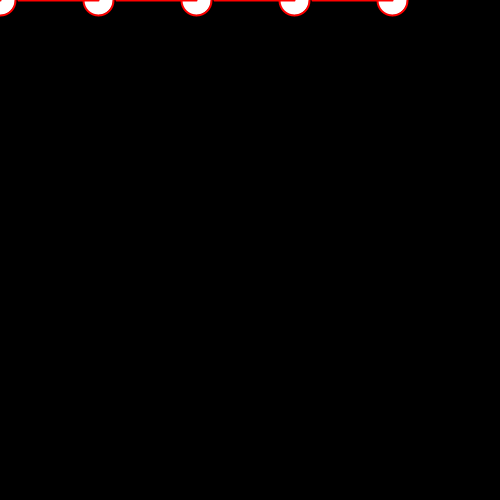
Frame 1 (no input)
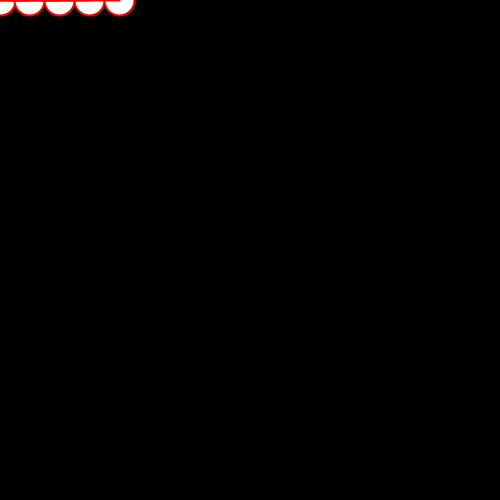
Frame 60 (the mouse pressed at the canvas centre just before this capture)
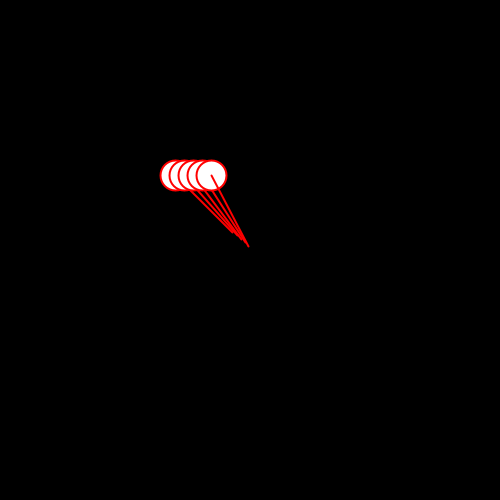
Frame 120 (the mouse held since frame 60 and released just before this capture)

The Processing sketch that drew these frames (run headless with seeded random() and noise(); from frame 60 on, the mouse is pressed at the canvas centre):

// Processing sketch: game4_G
// ── game4_G.pde
int canvasSize_x, canvasSize_y;
float halfWidth;//画面の横幅の半分
float halfHeight;//画面の縦幅の半分
final float PI = acos(-1);

void settings()
{
    canvasSize_x = 500;
    canvasSize_y = 500;
    size(canvasSize_x, canvasSize_y);

    halfWidth = width / 2;
    halfHeight = height / 2;
}

final int ballNum = 5;
PVector[] ballPos = new PVector[ballNum];

float bs = 30;

PVector dir[] = new PVector[ballNum];
float speed = 0.02;
float len = 80; //length of vector

void setup()
{
  for(int i = 0; i < ballNum; i++)
  {
    ballPos[i] = new PVector(i*100,0);
  }
    
    strokeWeight(2);
    stroke(255,0,0);
}

void draw()
{
  background(0);

  for(int i = 0; i < ballNum; i++)
  {
    dir[i] = new PVector(mouseX - ballPos[i].x, mouseY - ballPos[i].y);

    ballPos[i].x += dir[i].x * speed;
    ballPos[i].y += dir[i].y * speed;

    ellipse(ballPos[i].x, ballPos[i].y, bs, bs);

    line(ballPos[i].x, ballPos[i].y, ballPos[i].x + dir[i].normalize().x * len, ballPos[i].y + dir[i].normalize().y * len);  
  }
}
